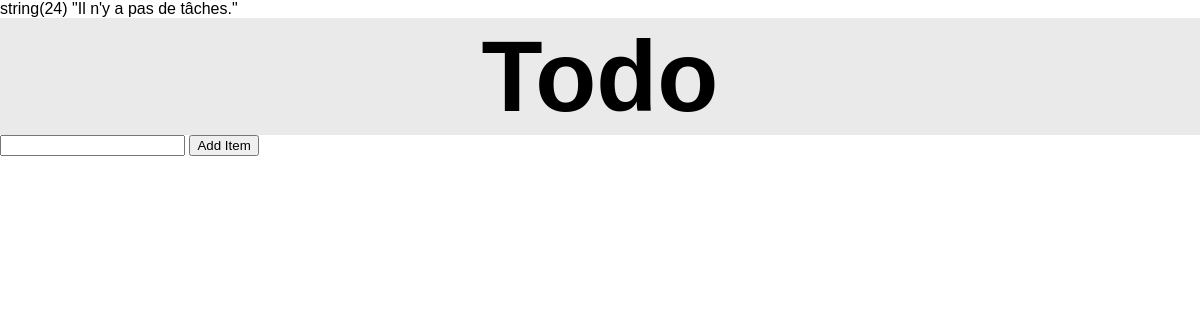
Before: / with the older database file.
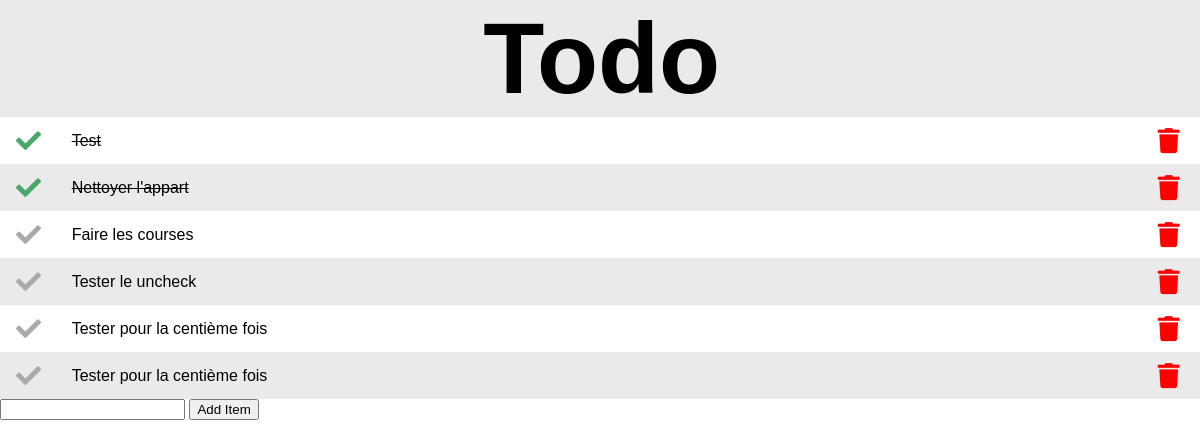
After: the same page with the newer database file.
### tables this page shows
CREATE TABLE tasks (
            id INTEGER
                constraint tasks_pk
                primary key autoincrement,
            name TEXT,
            checked INTEGER default 0
        );

### src/Models/TaskRepository.php (called while the page is built, shortened)
<?php
class TaskRepository
{
    public function getAll(): array
    {
        $db = Database::getInstance();
        $query = $db->query("SELECT * FROM " . self::TABLE, PDO::FETCH_ASSOC);
        return $query->fetchAll();
    }
}

### index.php (the view, shortened to what this page needs)
<?php
$taskRepository = new TaskRepository();
$taskRepository->initialize();
?>
<html lang="fr">
<head>
    <link rel="stylesheet" href="https://cdnjs.cloudflare.com/ajax/libs/font-awesome/5.12.0-1/css/all.min.css"/>
</head>
<body>
<?php
$tasks = $taskRepository->getAll();
if (empty($tasks))
    var_dump("Il n'y a pas de tâches.");
?>
<table>
    <tr>
        <th></th>
        <th class="taskname-column">Todo</th>
        <th></th>
    </tr>
    <?php
    foreach ($tasks as $task) {
        echo "<tr><form method='get' action=''><td>";
        if ($task["checked"]) {
            echo "<button class='btn-no-style' type='submit' name='action' value='uncheck'><i class='checked-icon fas fa-check'></i></button>";
        } else {
            echo "<button class='btn-no-style' type='submit' name='action' value='check'><i class='checked-icon-grey fas fa-check'></i></button>";
        }
        echo "</td><td class='" . ($task["checked"] ? 'checked' : '') . "'>";
        $search = array("_", "-", "\\");
        $toReplace = array(" ", "'", "");
        echo str_replace($search, $toReplace, $task["name"]);
        echo "</td><td>";
        echo "<button class='btn-no-style' type='submit' name='action' value='delete'><i class='trash-icon fas fa-trash'></i></button>";
        echo "</form>";
        echo "</td></tr>";
    }
    ?>
</table>
<form method="get" action="">
    <input type="text" name="name" autofocus="autofocus"/>
    <button type="submit" name="action" value="add">Add Item</button>
</form>
</body>
</html>

### index.php (style rules this page uses)
body { font-family: arial; padding: 0px; margin: 0px; }
.checked { text-decoration: line-through; }
.btn-no-style { border: none; background-color: transparent; }
table { width: 100%; border-collapse: collapse; }
input { cursor: pointer; }
.taskname-column { width: 90%; }
table tr:nth-of-type(2n+1) { background-color: #EAEAEA; }
th { font-size: 100px; }
.checked-icon { color: #48a868; }
.checked-icon-grey { color: #AAAAAA; }
.trash-icon { color: red; }
td { padding: 10px; }
button { cursor: pointer !important; }
i { font-size: 25px !important; }

Changed rows visible on the page:
added tasks: checked 1 (drawn), name "Test"
added tasks: checked 1 (drawn), name "Nettoyer l'appart"
added tasks: checked 0 (drawn), name "Faire les courses"
added tasks: checked 0 (drawn), name "Tester le uncheck"
added tasks: checked 0 (drawn), name "Tester pour la centième fois"
added tasks: checked 0 (drawn), name "Tester pour la centième fois"
Other visible differences:
text no longer shown: "string(24) \"Il n'y a pas de tâches.\""
